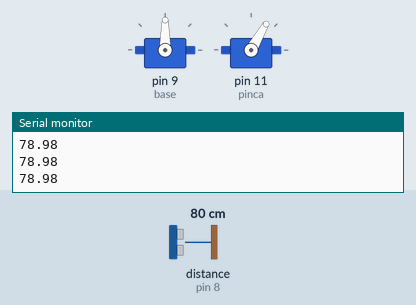
A sketch run on a simulated Arduino Uno, built with avr-gcc and run on an emulated ATmega328P. Shown: 2 × servo, the last lines printed to the serial monitor. Wiring (inferred from the names in the program): ultrasonic range finder: trigger pin 7; echo pin 8. The test bench sets the inputs (shaded band); at power-on: distance to the obstacle (sensor on pin 8) 80 cm. The echo pulse lasts 58.3 µs per cm.

Above: at 1.2 s.
1.3 s: distance to the obstacle (sensor on pin 8) set to 17 cm
2.8 s: distance to the obstacle (sensor on pin 8) set to 14 cm
At 4.0 s:
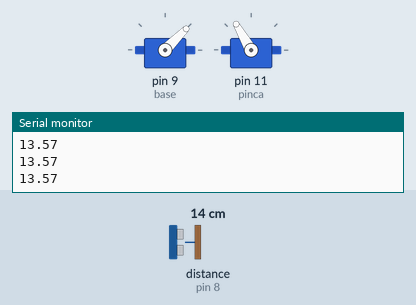
4.3 s: distance to the obstacle (sensor on pin 8) set to 18 cm
At 5.1 s:
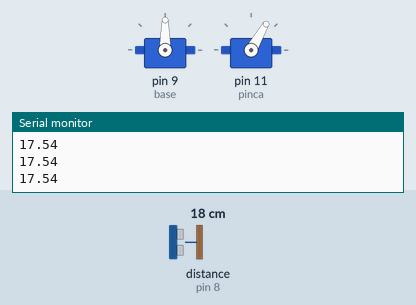
5.8 s: distance to the obstacle (sensor on pin 8) set to 2 cm
At 7.3 s:
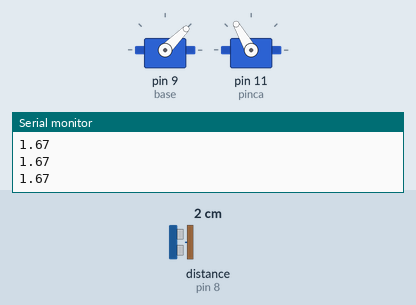
Timing chart, 0 to 8.3 s (numbered marks = the images above; inputs shaded):
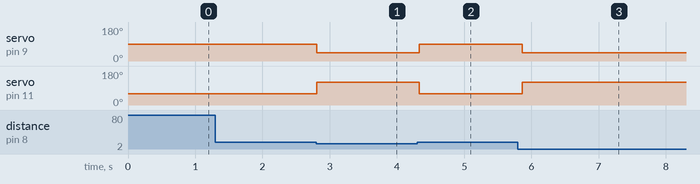

The sketch:

03_ultrasons_brac.ino
```cpp
/*
  SA4 - 03_ultrasons_brac.ino
  Del sensor al moviment: l'ultrasons de l'estacio de recollida mou el brac.
  Si hi ha un objecte a prop, la base gira cap a l'estacio i la pinca s'obre
  per rebre'l; si no n'hi ha, el brac torna a repos amb la pinca tancada.
  Circuit: servo base=9, servo pinca=11 (piles + GND comu amb l'Arduino);
           ultrasons TRIG=7, ECHO=8, VCC=5V, GND=GND.
  Quan: S3 - modelatge
*/

#include <Servo.h>

const int TRIG = 7;
const int ECHO = 8;

const int DIST_OBJECTE = 15;     // cm: mes a prop = hi ha un objecte
const int BASE_REPOS = 90;       // angle de la base mirant endavant
const int BASE_ESTACIO = 45;     // angle de la base mirant l'estacio
const int PINCA_TANCADA = 60;
const int PINCA_OBERTA = 120;

Servo base;
Servo pinca;

// La mateixa funcio de la SA3: mesura i RETORNA la distancia en cm
float mesuraDistancia() {
  digitalWrite(TRIG, LOW);
  delayMicroseconds(2);
  digitalWrite(TRIG, HIGH);     // pols de 10 us
  delayMicroseconds(10);
  digitalWrite(TRIG, LOW);

  long temps = pulseIn(ECHO, HIGH, 30000);  // timeout 30 ms
  if (temps == 0) return 400;               // sense eco: res a la vista
  return temps * 0.034 / 2.0;               // cm
}

void setup() {
  pinMode(TRIG, OUTPUT);
  pinMode(ECHO, INPUT);
  base.attach(9);
  pinca.attach(11);
  base.write(BASE_REPOS);
  pinca.write(PINCA_TANCADA);
  Serial.begin(9600);
}

void loop() {
  float d = mesuraDistancia();
  Serial.println(d);              // mira-ho al Serial Plotter

  if (d < DIST_OBJECTE) {
    // Percepcio -> accio: hi ha un objecte, el brac s'hi gira i obre
    base.write(BASE_ESTACIO);
    pinca.write(PINCA_OBERTA);
  } else {
    base.write(BASE_REPOS);
    pinca.write(PINCA_TANCADA);
  }

  delay(100);                     // ~10 mesures per segon
}
```

Measured:
- the behaviour switches between 16 and 15 cm on distance to the obstacle (sensor on pin 8) (found by bisection; images 0 and 1)
- after the input at 2.8 s, servo on pin 9 (base): 90° → 45° at once; servo on pin 11 (pinca): 60° → 120° at once
- after the input at 4.3 s, servo on pin 9 (base): 45° → 90° at once; servo on pin 11 (pinca): 120° → 60° at once
- after the input at 5.8 s, servo on pin 9 (base): 90° → 45° after 0.06 s; servo on pin 11 (pinca): 60° → 120° after 0.06 s
